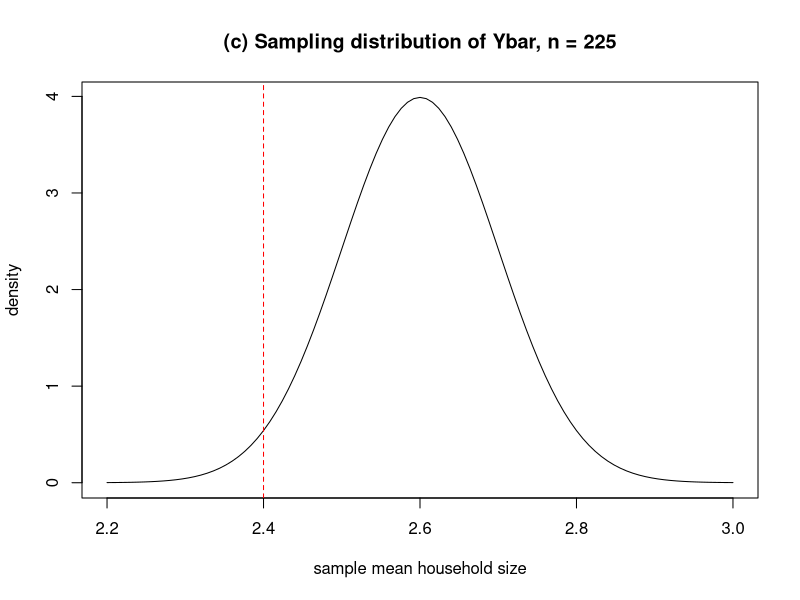

Reproduce this figure in R.
# --- given summaries ---
mu    <- 2.6      # population mean (Census)
sigma <- 1.5      # population SD (Census)
n     <- 225      # sample size
ybar  <- 2.4      # observed sample mean
s     <- 1.4      # observed sample SD

# --- (a) population distribution ---
# center = mu = 2.6 , spread = sigma = 1.5
# shape: skewed right (household size is a positive count with a long right tail)

# --- (b) sample data distribution ---
# center = ybar = 2.4 , spread = s = 1.4
# These are close to, but not equal to, mu and sigma because the sample is one
# random draw of 225 homes: its mean and SD vary from sample to sample.
# Its shape should look like the population (skewed right).

# --- (c) sampling distribution of the sample mean ---
center_c  <- mu                     # E(Ybar) = mu
se_theory <- sigma / sqrt(n)        # sigma / sqrt(n) = 1.5 / 15 = 0.1
se_hat    <- s / sqrt(n)            # estimated from the sample: 1.4 / 15 ~ 0.093
center_c; se_theory; se_hat
# shape: approximately normal, by the Central Limit Theorem (n = 225 is large),
# even though the population distribution is skewed.

# --- how unusual is the observed sample mean? ---
z <- (ybar - mu) / se_theory        # how many SEs is ybar from mu?
z
2 * pnorm(-abs(z))                  # two-sided probability, ~0.046

# --- plot of (c) ---
curve(dnorm(x, center_c, se_theory), from = 2.2, to = 3.0,
      main = "(c) Sampling distribution of Ybar, n = 225",
      xlab = "sample mean household size", ylab = "density")
abline(v = ybar, col = "red", lty = 2)   # mark the observed ybar

# --- comments ---
# 1. sigma = 1.5 is the spread of single households. The SD of Ybar is
#    sigma / sqrt(n) = 0.1, because averaging 225 homes cancels most of the variation.
# 2. The population is skewed, but the sampling distribution of Ybar is
#    approximately normal: that is the CLT for large n.
# 3. ybar = 2.4 is 2 SEs below mu = 2.6 (two-sided p ~ 0.046), so it is somewhat
#    unusual if the true mean is 2.6.
# 4. With only the sample we would use se_hat = s / sqrt(n) ~ 0.093, which is close
#    to the true SE of 0.1.
